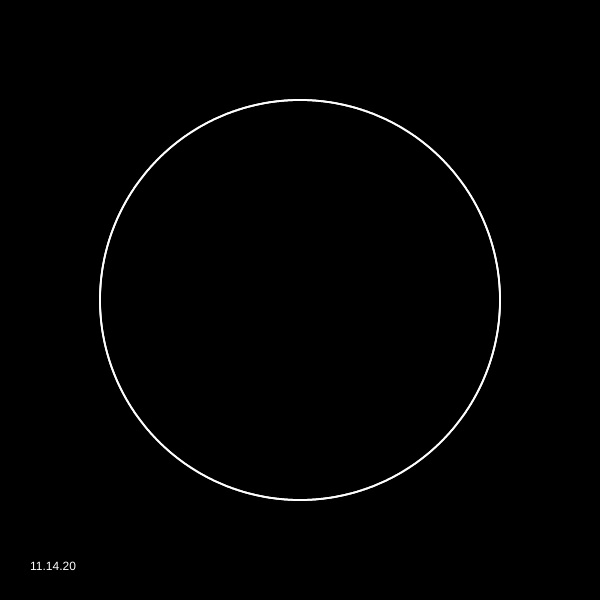
Frame 1 (no input)
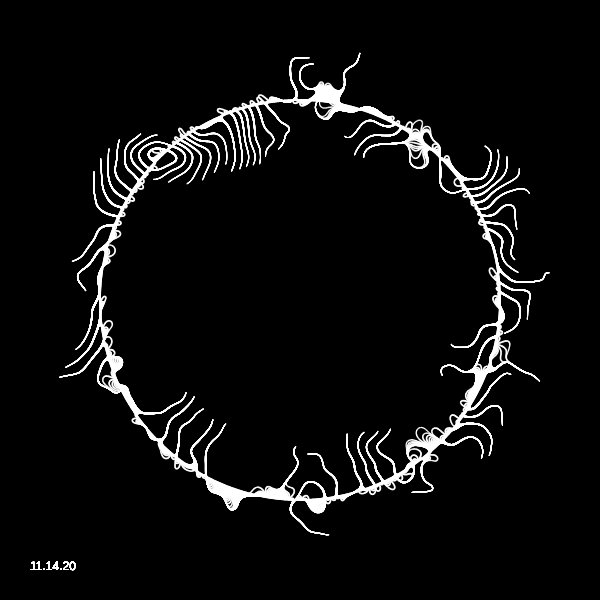
Frame 60 (no input)
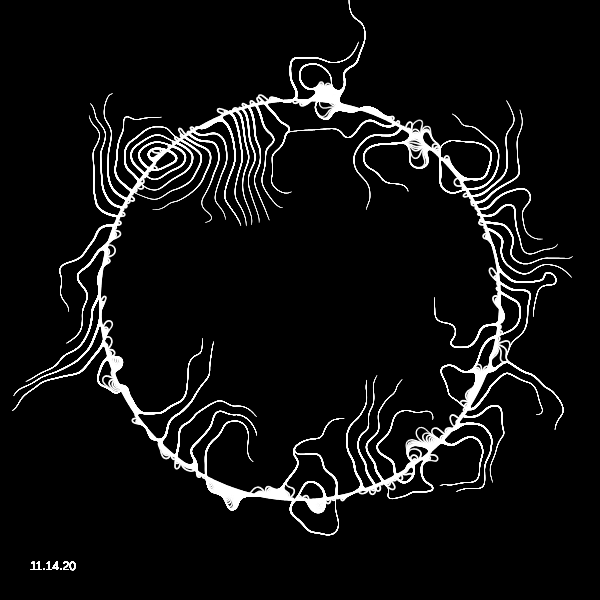
Frame 120 (the mouse pressed at the canvas centre since frame 60)

The p5.js sketch that drew these frames (run headless with seeded random() and noise() and a simulated clock; from frame 60 on, the mouse is pressed at the canvas centre):

// p5.js sketch
// ── sketch.js
// By Roni Kaufman
// inspired by https://twitter.com/dmitricherniak/status/1214888292421951488?s=09

let particles = [];
let circles = [];
let squiggliness = 1/200;
let interval;
let margin = 10;
let theEnd = false;
let r = 200;
let noiseFactor;

function setup() {
  createCanvas(600, 600);
  noStroke();
  
  background(0);
  generateCircles();
  updateParticles();
  
  squiggliness = 1/random(100, 200);
  noiseFactor = random(50, 100);
  
  interval = setInterval(updateParticles, 10000);
}

function draw() {
  if (theEnd) {
    noLoop();
  } else {
    for (let p of particles) {
      p.draw();
      p.move();
    }
  }
  fill(255)
  text("11.14.20", 30, height-30)
}

function updateParticles() {
  particles = [];
  let xCenter = width/2;
  let yCenter = height/2;
  let n = r*10;
  for (let i = 0; i < n; i++) {
    let theta = map(i, 0, n, -PI, PI);
    let x_ = xCenter + r*cos(theta);
    let y_ = yCenter + r*sin(theta);
    let s_ = 1;
    particles.push(new Particle(x_, y_, s_));
  }
  r -= 20;
  if (r < 20) {
    clearInterval(interval);
    theEnd = true;
  }
}

function Particle(x_, y_, s_) {
  this.x = x_;
  this.y = y_;
  this.size = s_;
  
  this.alpha = 100;
  this.dist = 1;
  
  this.move = function() {
    let theta = noise(this.x * squiggliness, this.y * squiggliness, r/1000)*PI*noiseFactor;
    let v = p5.Vector.fromAngle(theta, this.dist);
    this.x += v.x;
    this.y += v.y;
    //this.dist *= 0.999;
    this.alpha *= 0.99;
    this.size *= 0.99;
  }
  
  this.draw = function() {
    let d = distanceToCircles(this.x, this.y)*100;
    fill(255)
    circle(this.x, this.y, this.size*2);
  }
}

function generateCircles() {
  //fill(100);
  let maxCircles = 20;
  let xCenter = width/2;
  let yCenter = height/2;
  for (let i = 0; i < maxCircles; i++) {
    let x_ = xCenter + random(-r, r);
    let y_ = yCenter + random(-r, r);
    let r_ = random(20, 70);
    if (!intersectsWithOtherCircles(x_, y_, r_)) {
      circles.push({x: x_, y: y_, r: r_});
      //circle(x_, y_, r_*2);
    }
  }
}

function intersectsWithOtherCircles(x_, y_, r_) {
  for (let c of circles) {
    if (dist(c.x, c.y, x_, y_) < c.r + r_ + margin) {
      return true;
    }
  }
  return false;
}

function distanceToCircles(x_, y_) {
  let d = 0;
  for (let c of circles) {
    d += c.r/dist(c.x, c.y, x_, y_)
  }
  return d;
}
